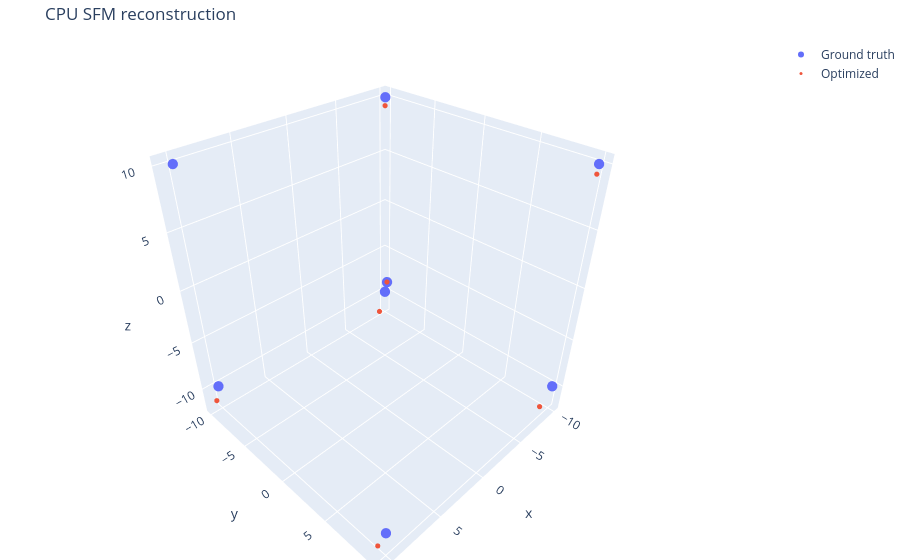

Notebook source saved alongside this figure:
### Markdown cell above
## 7. Inspect the reconstruction

The recovered landmarks should overlay the ground truth. Hover over either point cloud to inspect coordinates.

### Code cell
truth_xyz = np.asarray(points)
result_xyz = np.asarray(
    [full_result.atPoint3(L(j)) for j in range(len(points))]
)
figure = go.Figure()
figure.add_trace(
    go.Scatter3d(
        x=truth_xyz[:, 0], y=truth_xyz[:, 1], z=truth_xyz[:, 2],
        mode="markers", name="Ground truth", marker={"size": 6},
    )
)
figure.add_trace(
    go.Scatter3d(
        x=result_xyz[:, 0], y=result_xyz[:, 1], z=result_xyz[:, 2],
        mode="markers", name="Optimized", marker={"size": 3},
    )
)
figure.update_layout(
    title="CPU SFM reconstruction",
    scene={"aspectmode": "data"},
    margin={"l": 0, "r": 0, "b": 0, "t": 40},
)
figure.show()

### Figure 1 — Plotly figure (JSON) as saved in the notebook; plotly's stock layout.template omitted (floating-point values rounded to 4 significant figures)
{"data": [{"marker": {"size": 6}, "mode": "markers", "name": "Ground truth", "type": "scatter3d", "x": [10.0, -10.0, -10.0, 10.0, 10.0, -10.0, -10.0, 10.0], "y": [10.0, 10.0, -10.0, -10.0, 10.0, 10.0, -10.0, -10.0], "z": [10.0, 10.0, 10.0, 10.0, -10.0, -10.0, -10.0, -10.0]}, {"marker": {"size": 3}, "mode": "markers", "name": "Optimized", "type": "scatter3d", "x": [10.0, -9.997, -9.992, 10.0, 10.51, -8.973, -8.969, 10.52], "y": [10.0, 9.996, -10.01, -10.01, 9.745, 9.741, -9.757, -9.753], "z": [10.0, 9.274, 9.273, 9.999, -11.16, -11.87, -11.87, -11.16]}], "layout": {"margin": {"b": 0, "l": 0, "r": 0, "t": 40}, "scene": {"aspectmode": "data"}, "title": {"text": "CPU SFM reconstruction"}}}
